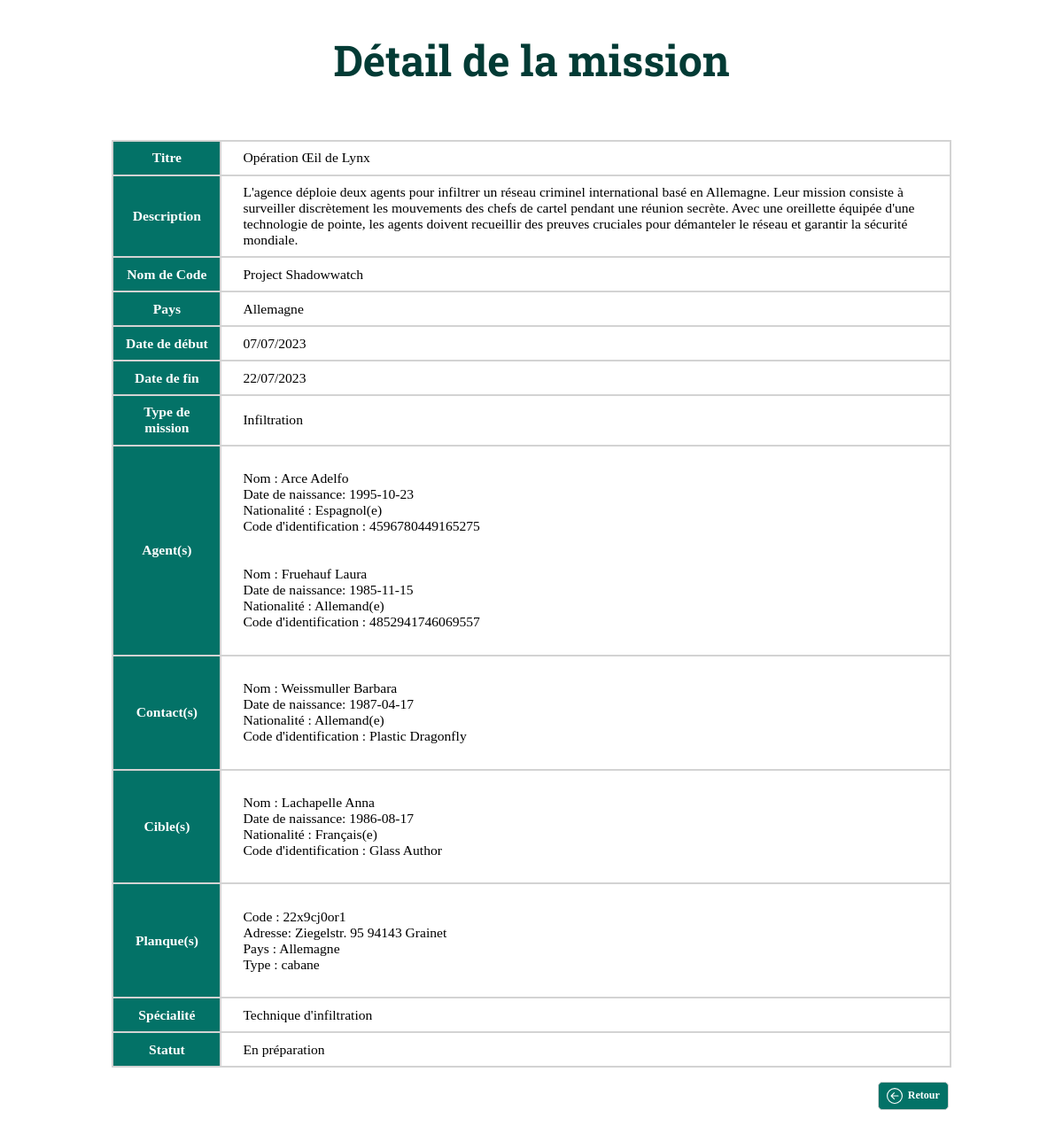
Page /app/views/missionDetails.php?mission=61d25a65-10cc-11ee-8afc-0a0027000006 (signed in) on the committed database.
### tables this page shows
CREATE TABLE Missions
(
    id CHAR(36) PRIMARY KEY NOT NULL,
    title VARCHAR(250) NOT NULL,
    description TEXT(500) NOT NULL,
    codeName VARCHAR(250) NOT NULL UNIQUE,
    startDate DATE NOT NULL,
    endDate DATE NOT NULL,
    countrynationality_id INT NOT NULL,
    speciality_id INT NOT NULL,
    missionstatuses_id INT NOT NULL,
    missiontype_id INT NOT NULL,
    FOREIGN KEY (countrynationality_id) REFERENCES CountriesNationalities(id) ON DELETE CASCADE,
    FOREIGN KEY (speciality_id) REFERENCES Specialities(id) ON DELETE CASCADE,
    FOREIGN KEY (missionstatuses_id) REFERENCES MissionStatuses(id) ON DELETE CASCADE,
    FOREIGN KEY (missiontype_id) REFERENCES MissionTypes(id) ON DELETE CASCADE
);

CREATE TABLE CountriesNationalities 
(
    id INT PRIMARY KEY NOT NULL AUTO_INCREMENT,
    country VARCHAR(50),
    nationality VARCHAR(60)
);

CREATE TABLE MissionTypes
(
    id INT PRIMARY KEY NOT NULL AUTO_INCREMENT,
    type VARCHAR(150) NOT NULL
);

CREATE TABLE Missions_agents 
(
    mission_id CHAR(36) NOT NULL,
    agent_id CHAR(36) NOT NULL,
    PRIMARY KEY (mission_id, agent_id),
    FOREIGN KEY (mission_id) REFERENCES Missions(id) ON DELETE CASCADE,
    FOREIGN KEY (agent_id) REFERENCES Agents(id) ON DELETE CASCADE
);

CREATE TABLE Persons 
(
    id CHAR(36) PRIMARY KEY NOT NULL,
    lastName VARCHAR(100) NOT NULL,
    firstName VARCHAR(100) NOT NULL,
    birthDate DATE NOT NULL,
    countrynationality_id INT NOT NULL,
    FOREIGN KEY (countrynationality_id) REFERENCES CountriesNationalities(id) ON DELETE CASCADE
);

CREATE TABLE Agents 
(
    id CHAR(36) PRIMARY KEY NOT NULL,
    identification_code VARCHAR(20) NOT NULL UNIQUE,
    FOREIGN KEY (id) REFERENCES Persons(id) ON DELETE CASCADE
);

CREATE TABLE Missions_contacts 
(
    mission_id CHAR(36) NOT NULL,
    contact_id CHAR(36) NOT NULL,
    PRIMARY KEY (mission_id, contact_id),
    FOREIGN KEY (mission_id) REFERENCES Missions(id) ON DELETE CASCADE,
    FOREIGN KEY (contact_id) REFERENCES Contacts(id) ON DELETE CASCADE
);

CREATE TABLE Contacts 
(
    id CHAR(36) PRIMARY KEY NOT NULL,
    code_name VARCHAR(50) NOT NULL UNIQUE,
    FOREIGN KEY (id) REFERENCES Persons(id) ON DELETE CASCADE
);

CREATE TABLE Missions_targets 
(
    mission_id CHAR(36) NOT NULL,
    target_id CHAR(36) NOT NULL,
    PRIMARY KEY (mission_id, target_id),
    FOREIGN KEY (mission_id) REFERENCES Missions(id) ON DELETE CASCADE,
    FOREIGN KEY (target_id) REFERENCES Targets(id) ON DELETE CASCADE
);

CREATE TABLE Targets 
(
    id CHAR(36) PRIMARY KEY NOT NULL,
    code_name VARCHAR(50) NOT NULL UNIQUE,
    FOREIGN KEY (id) REFERENCES Persons(id) ON DELETE CASCADE
);

CREATE TABLE SafeHouses
(
    id INT PRIMARY KEY NOT NULL AUTO_INCREMENT,
    code VARCHAR(10) NOT NULL UNIQUE,
    address VARCHAR(350) NOT NULL,
    type VARCHAR(100) NOT NULL,
    countrynationality_id INT NOT NULL,
    FOREIGN KEY (countrynationality_id) REFERENCES CountriesNationalities(id) ON DELETE CASCADE
);

CREATE TABLE Specialities
(
    id INT PRIMARY KEY NOT NULL AUTO_INCREMENT,
    speciality VARCHAR(150) NOT NULL
);

CREATE TABLE MissionStatuses
(
    id INT PRIMARY KEY NOT NULL AUTO_INCREMENT,
    status VARCHAR(150) NOT NULL
);

### app/views/missionDetails.php (the view, shortened to what the rows shown need)
<?php
include_once "../classes/Mission.php";
include_once "../classes/MissionType.php";
include_once "../classes/MissionTarget.php";
include_once "../classes/MissionSafeHouse.php";
include_once "../classes/Speciality.php";
include_once "../classes/MissionStatus.php";
include_once "../classes/SafeHouse.php";
include_once "../classes/CountryNationality.php";
if (isset($_GET['mission'])) {
    $missionId = $_GET['mission'];
    $mission = new Mission($pdo);
    $missionTypeObj = new MissionType($pdo);
    $missionAgentObj = new MissionAgent($pdo);
    $agentObj = new Agent($pdo);
    $missionContactObj = new MissionContact($pdo);
    $contactObj = new Contact($pdo);
    $missionTargetObj = new MissionTarget($pdo);
    $targetObj = new Target($pdo);
    $missionSafeHouseObj = new MissionSafeHouse($pdo);
    $specialityObj = new Speciality($pdo);
    $missionStatusObj = new MissionStatus($pdo);
    $safeHouseObj = new SafeHouse($pdo);
    $countryNationalityObj = new CountryNationality($pdo);
    $mission = $mission::getMissionById($missionId);
}
?>
<!DOCTYPE html>
<html lang="fr">
<head>
    <link rel="stylesheet" href="../../public/css/editTable.css">
</head>
<body>
    <h1>Détail de la mission</h1>
    <table>
        <tbody>
            <?php if (!empty($mission) && $mission->getId() != '') : ?>
                <tr>
                    <th scope="row">Titre</th>
                    <td>
                        <span id="missionTitle"><?php echo $mission->getTitle(); ?></span>
                    </td>
                </tr>
                <tr>
                    <th scope="row">Description</th>
                    <td>
                        <span id="missionDescription"><?php echo $mission->getDescription(); ?></span>
                    </td>
                </tr>
                <tr>
                    <th scope="row">Nom de Code</th>
                    <td>
                        <span id="missionCodeName"><?php echo $mission->getCodeName(); ?></span>
                    </td>
                </tr>
                <tr>
                    <th scope="row">Pays</th>
                    <td>
                        <span id="missionCountry">
                            <?php
                            $country = $countryNationalityObj::getCountryNationalityById($mission->getCountry()->getId());
                            echo $country->getCountry();
                            ?>
                        </span>
                    </td>
                </tr>
                <tr>
                    <th scope="row">Date de début</th>
                    <td>
                        <span id="missionStartDate">
                            <?php
                                $startDate = $mission->getStartDate();
                                $startDateObj = DateTime::createFromFormat('Y-m-d', $startDate);
                                $formattedStartDate = $startDateObj->format('d/m/Y');
                                echo $formattedStartDate;
                            ?>
                        </span>
                    </td>
                </tr>
                <tr>
                    <th scope="row">Date de fin</th>
                    <td>
                        <span id="missionEndDate">
                            <?php
                                $endDate = $mission->getEndDate();
                                $endDateObj = DateTime::createFromFormat('Y-m-d', $endDate);
                                $formattedEndDate = $endDateObj->format('d/m/Y');
                                echo $formattedEndDate;
                            ?>
                        </span>
                    </td>
                </tr>
                <tr>
                    <th scope="row">Type de mission</th>
                    <td>
                        <span id="missionType">
                            <?php
                                $missionType = $missionTypeObj->getMissionTypeById($mission->getMissionType()->getId());
                                echo $missionType->getType();
                            ?>
                        </span>
                    </td>
                </tr>
                <tr>
                    <th scope="row">Agent(s)</th>
                    <td>
                        <span id="missionAgent">
                            <?php
                                $missionAgents = $missionAgentObj::getAgentsByMissionId($mission->getId());
                                foreach($missionAgents as $missionAgent) {
                                    $agentId = $missionAgent->getAgentId();
                                    $agent = $agentObj::getAgentById($agentId);
                                    echo "<br>Nom : " . $agent->getLastName() . " " . $agent->getFirstName() . "<br>" . "Date de naissance: " . $agent->getBirthDate() . "<br>" . "Nationalité :  " . $agent->getNationality()->getNationality() . "<br>" . "Code d'identification : " . $agent->getIdentificationCode() . "<br><br>";
                                }
                            ?>
                        </span>
                    </td>
                </tr>
                <tr>
                    <th scope="row">Contact(s)</th>
                    <td>
                        <span id="missionContact">
                            <?php
                                $missionContacts = $missionContactObj::getContactsByMissionId($mission->getId());
                                foreach($missionContacts as $missionContact) {
                                    $contactId = $missionContact->getContactId();
                                    $contact = $contactObj::getContactById($contactId);
                                    echo "<br>Nom : " . $contact->getLastName() . " " . $contact->getFirstName() . "<br>" . "Date de naissance: " . $contact->getBirthDate() . "<br>" . "Nationalité :  " . $contact->getNationality()->getNationality() . "<br>" . "Code d'identification : " . $contact->getCodeName() . "<br><br>";
                                }
                            ?>
                        </span>
                    </td>
                </tr>
                <tr>
                    <th scope="row">Cible(s)</th>
                    <td>
                        <span id="missionTarget">
                            <?php
                                $missionTargets = $missionTargetObj::getTargetsByMissionId($mission->getId());
                                foreach($missionTargets as $missionTarget) {
                                    $targetId = $missionTarget->getTargetId();
                                    $target = $targetObj::getTargetById($targetId);
                                    echo "<br>Nom : " . $target->getLastName() . " " . $target->getFirstName() . "<br>" . "Date de naissance: " . $target->getBirthDate() . "<br>" . "Nationalité :  " . $target->getNationality()->getNationality() . "<br>" . "Code d'identification : " . $target->getCodeName() . "<br><br>";
                                }
                            ?>
                        </span>
                    </td>
                </tr>
                <tr>
                    <th scope="row">Planque(s)</th>
                    <td>
                        <span id="missionSafeHouse">
                        <?php
                            $missionSafeHouses = $missionSafeHouseObj::getSafeHousesByMissionId($missionId);
                            if(empty($missionSafeHouses)) {
                                echo "Aucune";
                            } else {
                                foreach ($missionSafeHouses as $missionSafeHouse) {
                                    $safeHouse = $safeHouseObj::getSafeHouseById($missionSafeHouse->getSafeHouseId());
                                    if ($safeHouse) {
                                        echo "<span><br>Code : " . $safeHouse->getCode() . "<br>" . "Adresse: " . $safeHouse->getAddress() . "<br>" . "Pays :  " . $safeHouse->getCountry()->getCountry() . "<br>" . "Type : " . $safeHouse->getType() . "<br><br></span>";
                                    }
                                }
                            }
                            ?>
                        </span>
                    </td>
                </tr>
                <tr>
                    <th scope="row">Spécialité</th>
                    <td>
                        <span id="missionSpeciality">
                        <?php
                            $missionSpeciality = $specialityObj->getSpecialityById($mission->getSpeciality()->getId());
                            echo $missionSpeciality->getSpeciality();
                        ?>
                        </span>
                    </td>
                </tr>
                <tr>
                    <th scope="row">Statut</th>
                    <td>
                        <span id="missionStatus">
                            <?php
                                $missionStatus = $missionStatusObj::getMissionStatusById($mission->getMissionStatus()->getId());
                                echo $missionStatus->getStatus();
                            ?>
                        </span>
                    </td>
                </tr>
            <?php else: ?>
                <tr>
                    <td colspan="3">La mission n'existe pas.</td>
                </tr>
            <?php endif; ?>
        </tbody>
    </table>
</body>
</html>

### rows in the picture
missions: title "Opération Œil de Lynx", description "L'agence déploie deux agents pour infiltrer un réseau criminel international basé en Allemagne. Leur mission consiste à surveiller discrètement les mouvements des chefs de cartel pendant une réunion secrète. Avec une oreillette équipée d'une technologie de pointe, les agents doivent recueillir des preuves cruciales pour démanteler le réseau et garantir la sécurité mondiale.", codeName "Project Shadowwatch", startDate "07/07/2023", endDate "22/07/2023"
countriesnationalities: country "Allemagne", nationality "Allemand(e)"
missiontypes: type "Infiltration"
missions_agents: persons.lastName "Arce", persons.firstName "Adelfo", persons.birthDate "1995-10-23", countriesnationalities.nationality "Espagnol(e)", agent.identification_code "4596780449165275"
missions_agents: persons.lastName "Fruehauf", persons.firstName "Laura", persons.birthDate "1985-11-15", agent.identification_code "4852941746069557"
missions_contacts: persons.lastName "Weissmuller", persons.firstName "Barbara", persons.birthDate "1987-04-17", contact.code_name "Plastic Dragonfly"
missions_targets: persons.lastName "Lachapelle", persons.firstName "Anna", persons.birthDate "1986-08-17", countriesnationalities.nationality "Français(e)", target.code_name "Glass Author"
safehouses: code "22x9cj0or1", address "Ziegelstr. 95 94143 Grainet", countrynationality.country "Allemagne", type "cabane"
specialities: speciality "Technique d'infiltration"
missionstatuses: status "En préparation"
